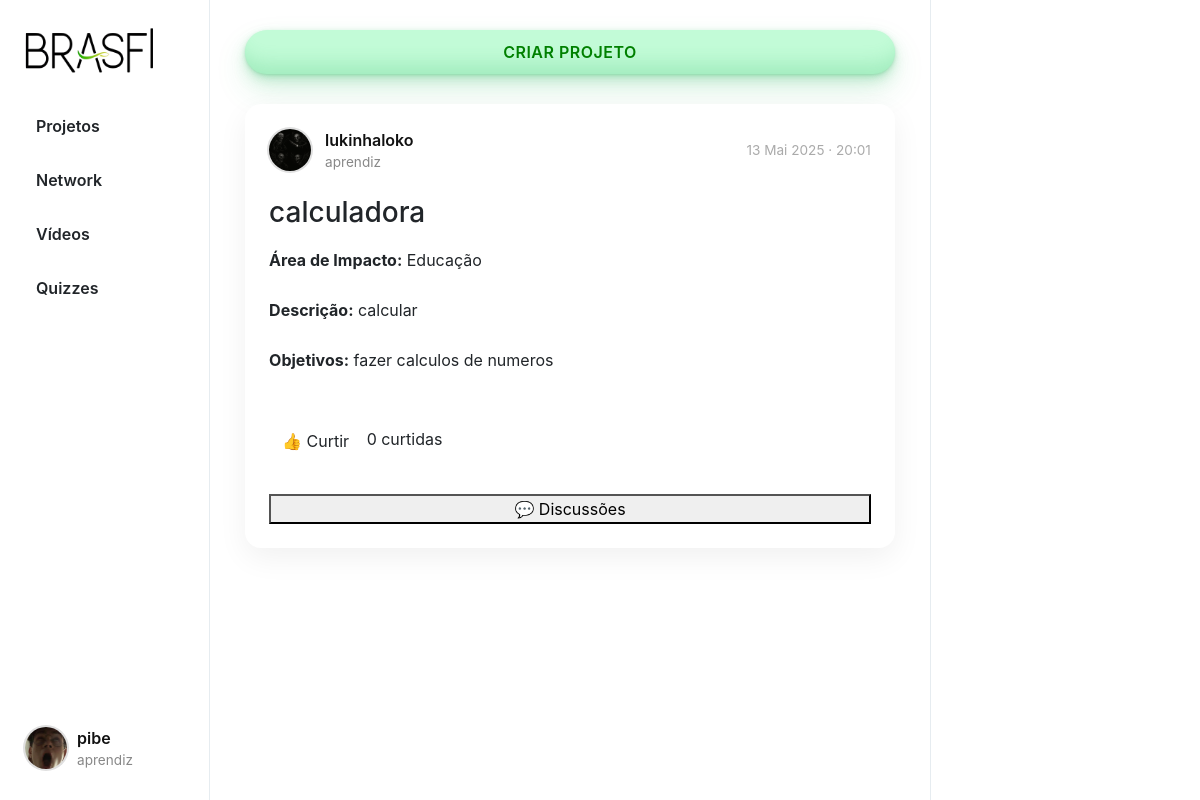
Before: /projecthub/ (signed in) with the older database file.
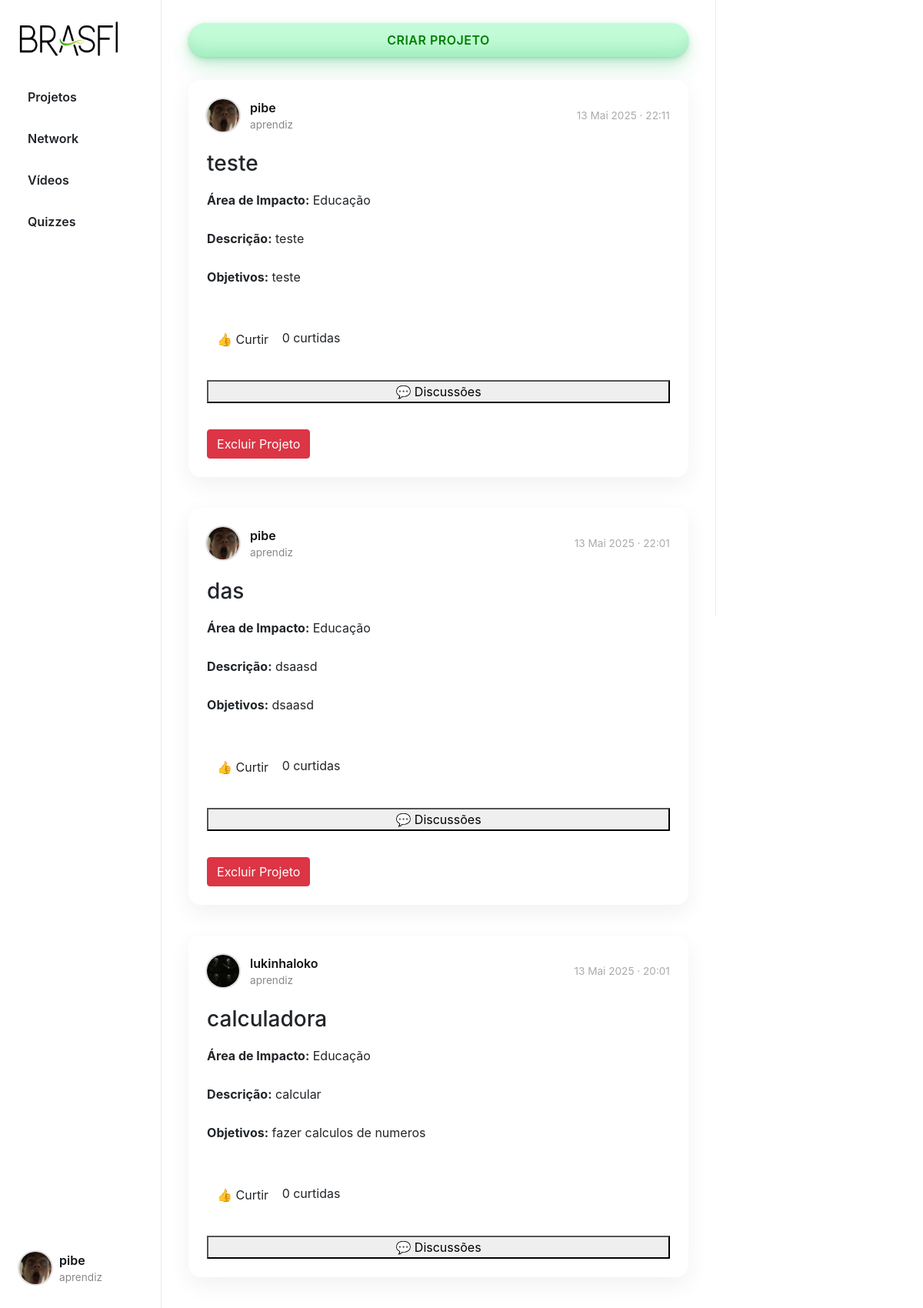
After: the same page with the newer database file.
### App_BRASFI/models.py (models this page shows, shortened)
class Projeto(models.Model):
    AREA_IMPACTO_CHOICES = [
        ("educacao", "Educação"),
        ("meio_ambiente", "Meio Ambiente"),
        ("saude", "Saúde"),
        ("tecnologia", "Tecnologia"),
        ("outros", "Outros"),
    ]
    STATUS_CHOICES = [
        ("pendente", "Pendente"),
        ("aprovado", "Aprovado"),
        ("rejeitado", "Rejeitado"),
    ]
    title = models.CharField(max_length=255)
    description = models.TextField()
    impact_area = models.CharField(max_length=30, choices=AREA_IMPACTO_CHOICES)
    objective = models.TextField()
    user = models.ForeignKey(User, on_delete=models.CASCADE, related_name="projetos")
    status = models.CharField(max_length=20, choices=STATUS_CHOICES, default="pendente")
    created_at = models.DateTimeField(default=timezone.now)
    rejection_reason = models.TextField(blank=True, null=True)

class User(AbstractUser):
    TIPO_USUARIO = (
        ('mentor', 'Mentor'),
        ('aprendiz', 'Aprendiz'),
    )
    profilePic = models.ImageField(upload_to='profile_pic/', blank=True, null=True)
    userType = models.CharField(max_length=10, choices=TIPO_USUARIO, default='aprendiz')

### App_BRASFI/views.py (the view)
# urls.py: path('projecthub/', views.ProjectHubView, name='projecthub'),
@login_required
def ProjectHubView(request):
    if request.user.userType == 'aprendiz':
        projetos = Projeto.objects.filter(
            Q(status="aprovado") | Q(user=request.user)
        ).order_by("-created_at")
    else:
        projetos = Projeto.objects.all().order_by("-created_at")
    liked_ids = set(
        Like.objects.filter(user=request.user)
                    .values_list('projeto_id', flat=True)
    )
    return render(request, "projecthub.html", {
        "page": "projecthub",
        "projetos": projetos,
        "liked_projects": liked_ids
    })

### App_BRASFI/templates/projecthub.html (shortened to what this page needs)
{% extends "layout.html" %}
{% load static %}
{% block body %}
    {% if user.userType == "aprendiz" %}
        <button id="popup-btn" class="btn new-post-btn" onclick="createproject()">Criar Projeto</button>
    {% endif %}
    {% if projetos %}
    <div class="posts-view">
        {% for projeto in projetos %}
        <div class="post-card">
            <div class="post-header">
                <div class="creator-info">
                    <div class="small-profilepic"
                         style="background-image: url('/media/{{ projeto.user.profilePic }}');"></div>
                    <div>
                        <div class="username">{{ projeto.user.username }}</div>
                        <div class="user-type">{{ projeto.user.userType }}</div>
                    </div>
                </div>
                <div class="created-at">{{ projeto.created_at|date:"d M Y · H:i" }}</div>
            </div>
            <div class="post-details">
                <h3>{{ projeto.title }}</h3>
                <p><strong>Área de Impacto:</strong> {{ projeto.get_impact_area_display }}</p>
                <p><strong>Descrição:</strong> {{ projeto.description }}</p>
                <p><strong>Objetivos:</strong> {{ projeto.objective }}</p>
            </div>
            <div style="margin: 10px 0;">
                <button
                    onclick="curtirProjeto({{ projeto.id }})"
                    id="like-btn-{{ projeto.id }}"
                    class="btn {% if projeto.id in liked_projects %}btn-liked{% endif %}"
                >
                    👍 Curtir
                </button>
                <span id="like-count-{{ projeto.id }}">{{ projeto.like_set.count }}</span> curtidas
            </div>
            {% if user.is_authenticated %}
            <button onclick="toggleForum({{ projeto.id }})">💬 Discussões</button>
            {% endif %}
            {% if user.userType == "aprendiz" and projeto.user == user %}
            <form
                action="{% url 'App_BRASFI:delete_project' projeto.id %}"
                method="post"
                style="display:inline; margin-top:10px;"
                onsubmit="return confirm('Tem certeza que deseja excluir este projeto?');"
>
                <button type="submit" class="btn btn-danger">
                Excluir Projeto
                </button>
            </form>
            {% endif %}
        </div>
        {% endfor %}
    </div>
    {% else %}
    <div class="posts-view">
        <p>Nenhum projeto aprovado encontrado.</p>
    </div>
    {% endif %}
{% endblock %}

Changed rows visible on the page:
added Projeto: user.profilePic (picture), user.username "pibe", user.userType "aprendiz", created_at "13 Mai 2025 · 22:11", title "teste", impact_area "Educação", description "teste", objective "teste", like_set.count "0", shows "Excluir Projeto"
added Projeto: user.profilePic (picture), user.username "pibe", user.userType "aprendiz", created_at "13 Mai 2025 · 22:01", title "das", impact_area "Educação", description "dsaasd", objective "dsaasd", like_set.count "0", shows "Excluir Projeto"
